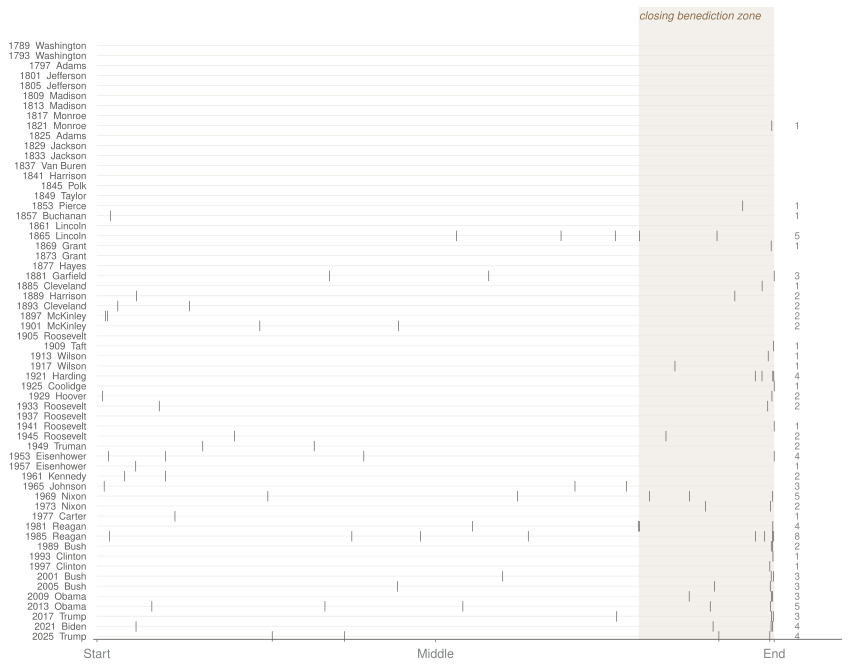

Generate this figure with R:
# Task 9 v6 — focused lexical dispersion of the word "God" across all 60
# US inaugural addresses, 1789–2025.
#
# v6 vs v5: dropped the 6-panel small-multiples format. v5 had 1 panel
# (GOD) that read preattentively and 5 that didn't, which makes 5/6 of
# the chart's ink decorative — a nothingburger risk per lecture 06's
# mistake #8. v6 commits to the one panel that already worked, with two
# stories layered on top of one another:
#
#   (1) HISTORICAL: 20 of the first 30 inaugurals (Washington 1789 →
#       Hayes 1877, with the exception of Lincoln 1861) never mention
#       God at all. "God" emerges in inaugural rhetoric in the late
#       19th century and becomes a fixture from FDR onward.
#   (2) POSITIONAL: in the speeches where God appears, the occurrences
#       cluster heavily in the final 20% of the speech — the canonical
#       closing benediction ("God bless America"). v6 marks this zone
#       with a light copper background fill.
#
# Annotation anchors: Reagan 1985 = modern peak (8 mentions); Lincoln
# 1865 = first president to invoke God repeatedly (5 mentions).
#
# Data: US presidential inaugural addresses, 1789–2025 (60 speeches),
# from the `quanteda` R corpus `data_corpus_inaugural`. Local CSV
# `data/task_09/inaugural_addresses.csv`.

setwd("/Users/alexanderweber/Documents/hsg/6_semester/data_visualization_with_ai")

suppressPackageStartupMessages({
  library(dplyr)
  library(readr)
  library(ggplot2)
  library(quanteda)
})

source("design_system.R")
chart_family <- ""

raw <- read_csv("data/task_09/inaugural_addresses.csv", show_col_types = FALSE)
corp <- corpus(raw, text_field = "text", docid_field = "year")
toks <- tokens(corp, remove_punct = TRUE, remove_symbols = TRUE) %>%
  tokens_tolower()

# For each speech, find positions of "god" and the speech length.
disp <- bind_rows(lapply(seq_along(toks), function(i) {
  positions <- which(as.character(toks[[i]]) == "god")
  if (length(positions) == 0) return(NULL)
  n <- length(toks[[i]])
  data.frame(year = as.integer(docnames(toks)[i]),
             pos = positions, n = n, norm = positions / n)
}))

# Counts per speech (including zeros).
counts <- raw %>%
  mutate(
    row_id = row_number(),
    n_god  = sapply(seq_along(toks),
                    function(i) sum(as.character(toks[[i]]) == "god")),
    label  = paste0(year, "  ", president)
  ) %>%
  arrange(year)

# Attach row_id to disp so y-axis stays chronological.
disp <- disp %>%
  left_join(counts %>% select(year, row_id), by = "year")

# Annotation anchors.
ann <- tibble::tribble(
  ~row_id, ~text, ~xlab,
  counts$row_id[counts$year == 1865 & counts$president == "Lincoln"],
    "Lincoln 1865 — 5 mentions, the first dense invocation", 1.05,
  counts$row_id[counts$year == 1985],
    "Reagan 1985 — 8 mentions, the modern peak",            1.05
)

# Benediction zone (closing 20%) — light copper background fill.
benediction <- data.frame(xmin = 0.80, xmax = 1.00,
                          ymin = -Inf, ymax = Inf)

# Pick which y-axis labels to show — all 60 at small font.
y_breaks <- counts$row_id
y_labels <- counts$label

p <- ggplot() +
  geom_rect(data = benediction,
            aes(xmin = xmin, xmax = xmax, ymin = ymin, ymax = ymax),
            fill = pg_palette$copper, alpha = 0.10) +
  annotate("text", x = 0.98, y = -1.6,
           label = "closing benediction zone",
           family = chart_family, size = 2.8,
           color = pg_palette$copper, hjust = 1, vjust = 0,
           fontface = "italic") +
  geom_segment(data = counts,
               aes(x = 0, xend = 1, y = row_id, yend = row_id),
               color = pg_palette$light_quartz, linewidth = 0.25) +
  geom_point(data = disp,
             aes(x = norm, y = row_id),
             color = pg_palette$alloy, shape = 124, size = 2.6) +
  # Count of mentions at the far right of each row (only > 0).
  geom_text(data = counts %>% filter(n_god > 0),
            aes(x = 1.03, y = row_id, label = n_god),
            family = chart_family, size = 2.5,
            color = pg_palette$dark_stone, hjust = 0, vjust = 0.5) +
  scale_x_continuous(breaks = c(0, 0.5, 1),
                     labels = c("Start", "Middle", "End"),
                     limits = c(0, 1.10),
                     expand = expansion(mult = c(0.005, 0))) +
  scale_y_reverse(breaks = y_breaks, labels = y_labels,
                  expand = expansion(mult = c(0.005, 0.02))) +
  coord_cartesian(clip = "off") +
  labs(x = NULL, y = NULL) +
  theme_pg(base_family = chart_family) +
  theme(
    panel.grid.major.x = element_blank(),
    panel.grid.major.y = element_blank(),
    panel.grid.minor   = element_blank(),
    axis.ticks.x       = element_line(color = pg_palette$dark_stone,
                                      linewidth = 0.3),
    axis.ticks.length.x = unit(2, "pt"),
    axis.ticks.y       = element_blank(),
    axis.text.x        = element_text(size = 9, color = pg_palette$dark_stone),
    axis.text.y        = element_text(size = 6.5, color = pg_palette$alloy,
                                      hjust = 1, margin = margin(r = 4)),
    plot.margin        = margin(t = 6, r = 18, b = 6, l = 6)
  )

out_pdf <- "iterations/task_09/v6/inaugural_god_v6.pdf"
ggsave(out_pdf, p, width = 22, height = 17, units = "cm", device = "pdf")
cat("Saved:", out_pdf, "\n")
cat("Speeches with God mentions:", sum(counts$n_god > 0), "/", nrow(counts), "\n")
cat("Total occurrences:", sum(counts$n_god), "\n")
cat("Top 5 speeches by God count:\n")
counts %>% arrange(desc(n_god)) %>% select(year, president, n_god) %>% head(5) %>% print()
